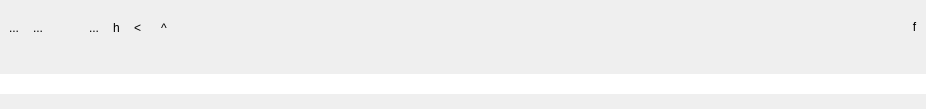
<?xml version="1.0" encoding="UTF-8"?>
<ui version="4.0">
 <class>Frame</class>
 <widget class="QFrame" name="Frame">
  <property name="geometry">
   <rect>
    <x>0</x>
    <y>0</y>
    <width>926</width>
    <height>109</height>
   </rect>
  </property>
  <property name="sizePolicy">
   <sizepolicy hsizetype="Preferred" vsizetype="Fixed">
    <horstretch>0</horstretch>
    <verstretch>0</verstretch>
   </sizepolicy>
  </property>
  <property name="minimumSize">
   <size>
    <width>0</width>
    <height>0</height>
   </size>
  </property>
  <property name="windowTitle">
   <string>Frame</string>
  </property>
  <property name="styleSheet">
   <string notr="true"/>
  </property>
  <property name="frameShape">
   <enum>QFrame::NoFrame</enum>
  </property>
  <layout class="QVBoxLayout" name="verticalLayout_2">
   <property name="spacing">
    <number>0</number>
   </property>
   <property name="sizeConstraint">
    <enum>QLayout::SetDefaultConstraint</enum>
   </property>
   <property name="leftMargin">
    <number>0</number>
   </property>
   <property name="topMargin">
    <number>0</number>
   </property>
   <property name="rightMargin">
    <number>0</number>
   </property>
   <property name="bottomMargin">
    <number>0</number>
   </property>
   <item>
    <widget class="QWidget" name="widgetPath" native="true">
     <property name="sizePolicy">
      <sizepolicy hsizetype="Preferred" vsizetype="Preferred">
       <horstretch>0</horstretch>
       <verstretch>0</verstretch>
      </sizepolicy>
     </property>
     <property name="minimumSize">
      <size>
       <width>0</width>
       <height>0</height>
      </size>
     </property>
     <layout class="QHBoxLayout" name="horizontalLayout_2">
      <property name="spacing">
       <number>0</number>
      </property>
      <property name="leftMargin">
       <number>2</number>
      </property>
      <property name="topMargin">
       <number>2</number>
      </property>
      <property name="rightMargin">
       <number>2</number>
      </property>
      <property name="bottomMargin">
       <number>2</number>
      </property>
      <item>
       <widget class="QToolButton" name="btHome">
        <property name="toolTip">
         <string>Go to user home directory</string>
        </property>
        <property name="statusTip">
         <string>Go to user home directory</string>
        </property>
        <property name="text">
         <string>...</string>
        </property>
        <property name="icon">
         <iconset resource="dark_icons.qrc">
          <normaloff>:/images/home</normaloff>:/images/home</iconset>
        </property>
        <property name="autoRaise">
         <bool>true</bool>
        </property>
       </widget>
      </item>
      <item>
       <widget class="QToolButton" name="btSavedViews">
        <property name="toolTip">
         <string>Views</string>
        </property>
        <property name="statusTip">
         <string>Saved views list</string>
        </property>
        <property name="text">
         <string>...</string>
        </property>
        <property name="icon">
         <iconset resource="dark_icons.qrc">
          <normaloff>:/images/saved_view</normaloff>
          <disabledoff>:/images_d/saved_view</disabledoff>
          <disabledon>:/images_d/saved_view</disabledon>:/images/saved_view</iconset>
        </property>
        <property name="popupMode">
         <enum>QToolButton::InstantPopup</enum>
        </property>
        <property name="autoRaise">
         <bool>true</bool>
        </property>
       </widget>
      </item>
      <item>
       <widget class="QToolButton" name="btBookmark">
        <property name="sizePolicy">
         <sizepolicy hsizetype="Minimum" vsizetype="Maximum">
          <horstretch>0</horstretch>
          <verstretch>0</verstretch>
         </sizepolicy>
        </property>
        <property name="minimumSize">
         <size>
          <width>32</width>
          <height>32</height>
         </size>
        </property>
        <property name="maximumSize">
         <size>
          <width>32</width>
          <height>32</height>
         </size>
        </property>
        <property name="baseSize">
         <size>
          <width>0</width>
          <height>0</height>
         </size>
        </property>
        <property name="cursor">
         <cursorShape>ArrowCursor</cursorShape>
        </property>
        <property name="toolTip">
         <string>Bookmark</string>
        </property>
        <property name="statusTip">
         <string>Bookmark list</string>
        </property>
        <property name="whatsThis">
         <string>Bookmark</string>
        </property>
        <property name="text">
         <string/>
        </property>
        <property name="icon">
         <iconset resource="dark_icons.qrc">
          <normaloff>:/images/bookmarks</normaloff>
          <disabledoff>:/images_d/bookmarks</disabledoff>
          <disabledon>:/images_d/bookmarks</disabledon>:/images/bookmarks</iconset>
        </property>
        <property name="popupMode">
         <enum>QToolButton::InstantPopup</enum>
        </property>
        <property name="autoRaise">
         <bool>true</bool>
        </property>
       </widget>
      </item>
      <item>
       <widget class="QToolButton" name="btLastDocuments">
        <property name="toolTip">
         <string>Last documents</string>
        </property>
        <property name="text">
         <string>...</string>
        </property>
        <property name="icon">
         <iconset resource="dark_icons.qrc">
          <normaloff>:/images/saved_view_last</normaloff>:/images/saved_view_last</iconset>
        </property>
        <property name="popupMode">
         <enum>QToolButton::InstantPopup</enum>
        </property>
        <property name="autoRaise">
         <bool>true</bool>
        </property>
       </widget>
      </item>
      <item>
       <widget class="QToolButton" name="btHistory">
        <property name="toolTip">
         <string>History</string>
        </property>
        <property name="statusTip">
         <string>Last documents list</string>
        </property>
        <property name="text">
         <string>h</string>
        </property>
        <property name="icon">
         <iconset resource="dark_icons.qrc">
          <normaloff>:/images/history</normaloff>
          <disabledoff>:/images_d/history</disabledoff>
          <disabledon>:/images_d/history</disabledon>:/images/history</iconset>
        </property>
        <property name="popupMode">
         <enum>QToolButton::InstantPopup</enum>
        </property>
        <property name="autoRaise">
         <bool>true</bool>
        </property>
       </widget>
      </item>
      <item>
       <widget class="QStackedWidget" name="swBarMode">
        <property name="sizePolicy">
         <sizepolicy hsizetype="Preferred" vsizetype="Maximum">
          <horstretch>0</horstretch>
          <verstretch>0</verstretch>
         </sizepolicy>
        </property>
        <property name="currentIndex">
         <number>0</number>
        </property>
        <widget class="QWidget" name="pagePath">
         <layout class="QHBoxLayout" name="horizontalLayout">
          <property name="spacing">
           <number>6</number>
          </property>
          <property name="leftMargin">
           <number>0</number>
          </property>
          <property name="topMargin">
           <number>0</number>
          </property>
          <property name="rightMargin">
           <number>0</number>
          </property>
          <property name="bottomMargin">
           <number>0</number>
          </property>
          <item>
           <widget class="QToolButton" name="btBack">
            <property name="toolTip">
             <string>Back</string>
            </property>
            <property name="statusTip">
             <string>Go to previous directory</string>
            </property>
            <property name="text">
             <string>&lt;</string>
            </property>
            <property name="icon">
             <iconset resource="dark_icons.qrc">
              <normaloff>:/images/goback</normaloff>
              <disabledoff>:/images_d/goback</disabledoff>
              <disabledon>:/images_d/goback</disabledon>:/images/goback</iconset>
            </property>
            <property name="autoRaise">
             <bool>true</bool>
            </property>
           </widget>
          </item>
          <item>
           <widget class="QToolButton" name="btUp">
            <property name="toolTip">
             <string>Up</string>
            </property>
            <property name="statusTip">
             <string>Go to parent directory</string>
            </property>
            <property name="text">
             <string>^</string>
            </property>
            <property name="icon">
             <iconset resource="dark_icons.qrc">
              <normaloff>:/images/goup</normaloff>
              <disabledoff>:/images_d/goup</disabledoff>
              <disabledon>:/images_d/goup</disabledon>:/images/goup</iconset>
            </property>
            <property name="autoRaise">
             <bool>true</bool>
            </property>
           </widget>
          </item>
          <item>
           <widget class="BreadcrumbsAddressBar" name="frameBreacrumbPath">
            <property name="sizePolicy">
             <sizepolicy hsizetype="Preferred" vsizetype="MinimumExpanding">
              <horstretch>0</horstretch>
              <verstretch>0</verstretch>
             </sizepolicy>
            </property>
            <property name="frameShape">
             <enum>QFrame::NoFrame</enum>
            </property>
            <property name="frameShadow">
             <enum>QFrame::Raised</enum>
            </property>
           </widget>
          </item>
         </layout>
        </widget>
        <widget class="QWidget" name="pageQuery">
         <property name="sizePolicy">
          <sizepolicy hsizetype="Preferred" vsizetype="Maximum">
           <horstretch>0</horstretch>
           <verstretch>0</verstretch>
          </sizepolicy>
         </property>
         <layout class="QHBoxLayout" name="horizontalLayout_3">
          <property name="leftMargin">
           <number>0</number>
          </property>
          <property name="topMargin">
           <number>0</number>
          </property>
          <property name="rightMargin">
           <number>0</number>
          </property>
          <property name="bottomMargin">
           <number>0</number>
          </property>
          <item>
           <widget class="QToolButton" name="btBack2">
            <property name="text">
             <string>...</string>
            </property>
            <property name="icon">
             <iconset resource="dark_icons.qrc">
              <normaloff>:/images/goback</normaloff>
              <disabledoff>:/images_d/goback</disabledoff>
              <disabledon>:/images_d/goback</disabledon>:/images/goback</iconset>
            </property>
            <property name="autoRaise">
             <bool>true</bool>
            </property>
           </widget>
          </item>
          <item>
           <widget class="QToolButton" name="btUp2">
            <property name="text">
             <string>...</string>
            </property>
            <property name="icon">
             <iconset resource="dark_icons.qrc">
              <normaloff>:/images/goup</normaloff>
              <disabledoff>:/images_d/goup</disabledoff>
              <disabledon>:/images_d/goup</disabledon>:/images/goup</iconset>
            </property>
            <property name="autoRaise">
             <bool>true</bool>
            </property>
           </widget>
          </item>
          <item>
           <widget class="QLabel" name="lblViewName">
            <property name="minimumSize">
             <size>
              <width>0</width>
              <height>0</height>
             </size>
            </property>
            <property name="text">
             <string>TextLabel</string>
            </property>
           </widget>
          </item>
         </layout>
        </widget>
       </widget>
      </item>
      <item>
       <widget class="QToolButton" name="btFilter">
        <property name="maximumSize">
         <size>
          <width>32</width>
          <height>32</height>
         </size>
        </property>
        <property name="cursor">
         <cursorShape>ArrowCursor</cursorShape>
        </property>
        <property name="toolTip">
         <string>Quick filter</string>
        </property>
        <property name="statusTip">
         <string>Apply a quick filter on current files list</string>
        </property>
        <property name="whatsThis">
         <string>Filter files</string>
        </property>
        <property name="text">
         <string>f</string>
        </property>
        <property name="icon">
         <iconset resource="dark_icons.qrc">
          <normaloff>:/images/filter</normaloff>:/images/filter</iconset>
        </property>
        <property name="checkable">
         <bool>true</bool>
        </property>
        <property name="checked">
         <bool>false</bool>
        </property>
        <property name="autoRaise">
         <bool>true</bool>
        </property>
       </widget>
      </item>
     </layout>
    </widget>
   </item>
   <item>
    <widget class="QWidget" name="widgetFilter" native="true">
     <property name="sizePolicy">
      <sizepolicy hsizetype="Preferred" vsizetype="Preferred">
       <horstretch>0</horstretch>
       <verstretch>0</verstretch>
      </sizepolicy>
     </property>
     <layout class="QVBoxLayout" name="verticalLayout">
      <property name="spacing">
       <number>0</number>
      </property>
      <property name="leftMargin">
       <number>0</number>
      </property>
      <property name="topMargin">
       <number>0</number>
      </property>
      <property name="rightMargin">
       <number>0</number>
      </property>
      <property name="bottomMargin">
       <number>0</number>
      </property>
      <item>
       <widget class="QFrame" name="frameFilter">
        <property name="sizePolicy">
         <sizepolicy hsizetype="Preferred" vsizetype="Fixed">
          <horstretch>0</horstretch>
          <verstretch>0</verstretch>
         </sizepolicy>
        </property>
        <property name="frameShape">
         <enum>QFrame::NoFrame</enum>
        </property>
        <property name="frameShadow">
         <enum>QFrame::Raised</enum>
        </property>
        <layout class="QHBoxLayout" name="horizontalLayout_4">
         <property name="spacing">
          <number>0</number>
         </property>
         <property name="leftMargin">
          <number>0</number>
         </property>
         <property name="topMargin">
          <number>4</number>
         </property>
         <property name="rightMargin">
          <number>0</number>
         </property>
         <property name="bottomMargin">
          <number>0</number>
         </property>
         <item>
          <widget class="QLineEdit" name="leFilterQuery">
           <property name="statusTip">
            <string>Quick filter: use wildcard * to filter files | To use regular expression, prefix filter with &quot;re:&quot;</string>
           </property>
           <property name="frame">
            <bool>false</bool>
           </property>
           <property name="clearButtonEnabled">
            <bool>true</bool>
           </property>
          </widget>
         </item>
        </layout>
       </widget>
      </item>
     </layout>
    </widget>
   </item>
  </layout>
 </widget>
 <customwidgets>
  <customwidget>
   <class>BreadcrumbsAddressBar</class>
   <extends>QFrame</extends>
   <header>bulicommander.libs.breadcrumbsaddressbar.breadcrumbsaddressbar</header>
   <container>1</container>
  </customwidget>
 </customwidgets>
 <resources>
  <include location="dark_icons.qrc"/>
  <include location="light_icons.qrc"/>
 </resources>
 <connections/>
</ui>
